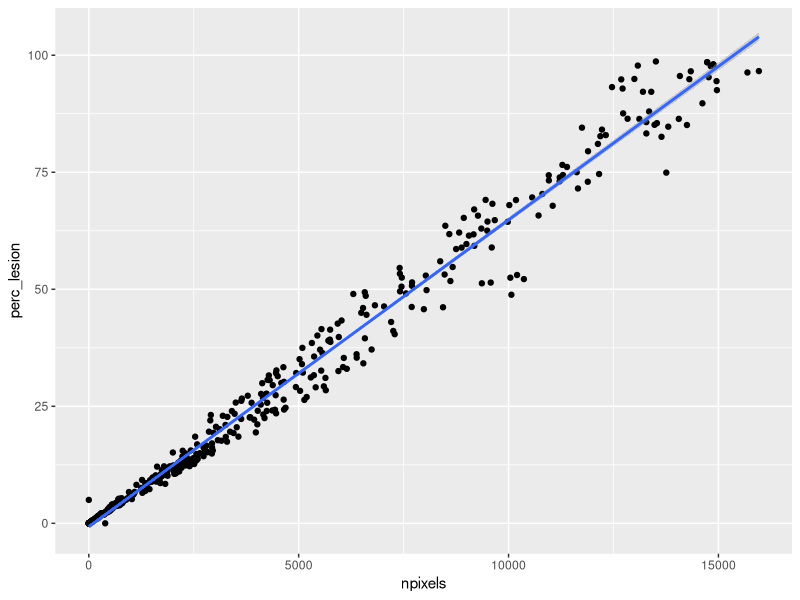
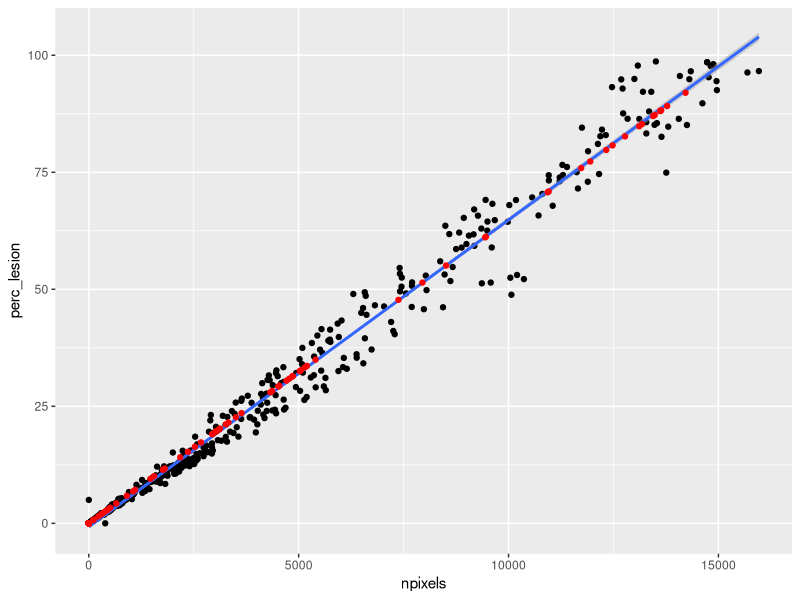

Reproduce these figures in R, in order.
#finalize master file.
#need to convert lesion samples that were manually done from pixels to %lesion
#create linear model between area and lesion to figure out %lesion.

setwd("~/Box/Competency project/competency.git/data2019")
library(dplyr)
library(ggplot2)
rm(list=ls())#clear environment

df <- readxl::read_excel('master_bothassays.xlsx')
gps <- readxl::read_excel('plant_collection2019.xlsx')

#convert random numbers to actual dates
df$date_counted <- as.Date(as.numeric(df$date_counted), origin = as.Date("1899-12-31"))
df$perc_lesion <- as.numeric(df$perc_lesion) #character for some reason
head(df)

#remove samples that were manually done and the conifer assay samples. includes mostly 0 and 100 or near 100. also ones without both total area and perc_lesion
df2 <- df %>% filter(
  !(is.na(perc_lesion)|is.na(npixels)),
  perc_lesion<99, leafID<530)
head(df2)
tail(df2)
#plot the relationship between area and lesion. pretty damn linear.
ggplot(df2, aes(npixels, perc_lesion))+
  geom_point()+
  geom_smooth(method = 'lm')
m1 <- lm(data=df2, perc_lesion~0+npixels) #0 constrains model to pass through 0 at intercept
summary(m1)

#create data to predict lesion size
ndat <- df %>% filter(!is.na(npixels), is.na(perc_lesion))
ndat$perc_lesion <- predict(m1, newdata = ndat)
head(ndat)

#plot points with new data
ggplot(df2, aes(npixels, perc_lesion))+
  geom_point()+
  geom_smooth(method = 'lm') +
  geom_point(data=ndat, aes(npixels, perc_lesion), color='red')

#merge new data with original data
ndat2 <- ndat %>% select(leafID2, perc_lesionp=perc_lesion)
as.numeric(df$leaf_area_cm2)
dfinal <- df %>% 
  left_join(ndat2, by = "leafID2") %>% 
  mutate(
    perc_lesion = case_when(
    is.na(perc_lesion) ~ perc_lesionp,
    T ~ perc_lesion)) %>% 
  mutate(
    perc_lesionp = NULL,
    npixels = NULL,
    leaf_area_cm2 = as.numeric(leaf_area_cm2),
    lesion_area_cm2 = leaf_area_cm2*(perc_lesion/100)) %>% 
  mutate_at(.vars = c("perc_lesion", "leaf_area_cm2", "lesion_area_cm2"), ~round(., 2)) %>% 
  arrange(leafID)

#merge gps data to master file
dfinal <- left_join(dfinal, gps, by=c("species", "ind"))%>% 
  arrange(leafID)
unique(dfinal$species)

write.csv(dfinal, "master_tall.csv", row.names = F)
